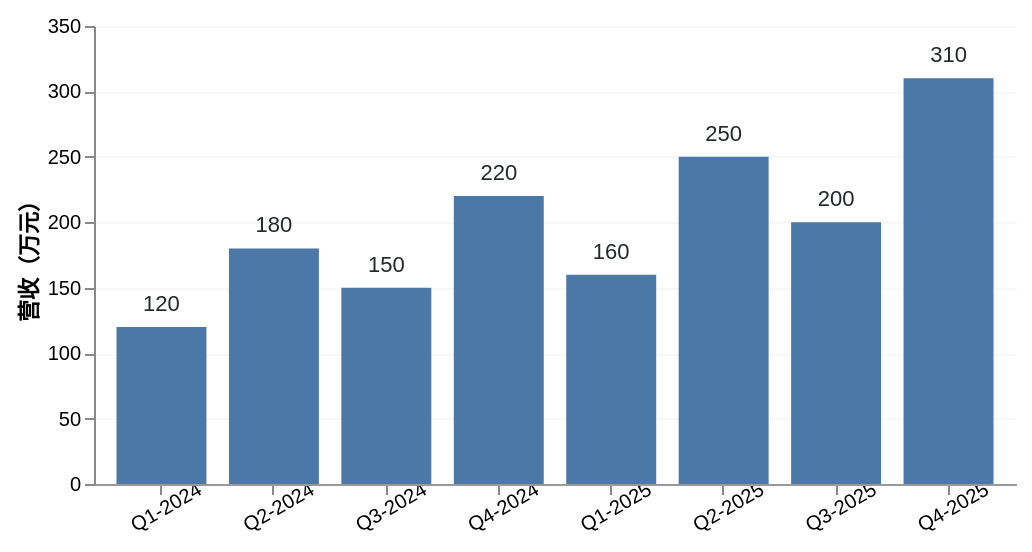

The specification (Vega-Lite) saved for this image:
### Vega specification from a JSON file in a GitHub repository (floating-point values rounded to 4 significant figures)
{"$schema": "https://vega.github.io/schema/vega/v6.json", "description": "Node 无头渲染 demo：用 inline 数据绘制季度销售额柱状图，可在 Node.js 里直接跑 toSVG() 导出矢量文件。", "width": 500, "height": 260, "padding": 8, "autosize": "fit", "data": [{"name": "sales", "values": [{"quarter": "Q1-2024", "revenue": 120}, {"quarter": "Q2-2024", "revenue": 180}, {"quarter": "Q3-2024", "revenue": 150}, {"quarter": "Q4-2024", "revenue": 220}, {"quarter": "Q1-2025", "revenue": 160}, {"quarter": "Q2-2025", "revenue": 250}, {"quarter": "Q3-2025", "revenue": 200}, {"quarter": "Q4-2025", "revenue": 310}]}], "scales": [{"name": "x", "type": "band", "domain": {"data": "sales", "field": "quarter"}, "range": "width", "padding": 0.2}, {"name": "y", "type": "linear", "domain": {"data": "sales", "field": "revenue"}, "range": "height", "nice": true, "zero": true}], "axes": [{"orient": "bottom", "scale": "x", "labelAngle": -30}, {"orient": "left", "scale": "y", "title": "营收（万元）", "grid": true, "gridOpacity": 0.2}], "marks": [{"type": "rect", "from": {"data": "sales"}, "encode": {"enter": {"x": {"scale": "x", "field": "quarter"}, "width": {"scale": "x", "band": 1}, "y": {"scale": "y", "field": "revenue"}, "y2": {"scale": "y", "value": 0}, "fill": {"value": "#4c78a8"}}, "update": {"tooltip": {"signal": "datum.quarter + ': ' + datum.revenue + ' 万元'"}}, "hover": {"fill": {"value": "#e45756"}}}}, {"type": "text", "from": {"data": "sales"}, "encode": {"enter": {"x": {"scale": "x", "field": "quarter", "band": 0.5}, "y": {"scale": "y", "field": "revenue", "offset": -6}, "align": {"value": "center"}, "baseline": {"value": "bottom"}, "fontSize": {"value": 11}, "fill": {"value": "#24292f"}, "text": {"field": "revenue"}}}}]}
